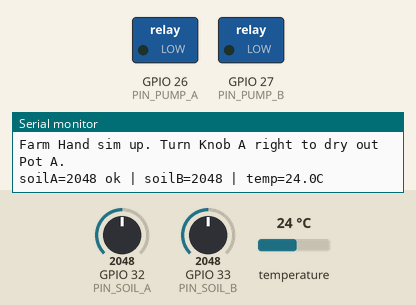
Simulated run of this sketch. Board: ESP32. Parts: switched loads named in the sketch (green lamp = pin HIGH), the last lines printed to the serial monitor. Inputs (shaded band) come from the test bench; at power-on: GPIO 32 (PIN_SOIL_A) = 2048, GPIO 33 (PIN_SOIL_B) = 2048, temperature 24 °C (analog values on the 0–4095 scale).

Above: at 1.2 s.
1.3 s: GPIO 32 (PIN_SOIL_A) set to 2762
3.7 s: GPIO 32 (PIN_SOIL_A) set to 2850
At 6.9 s:
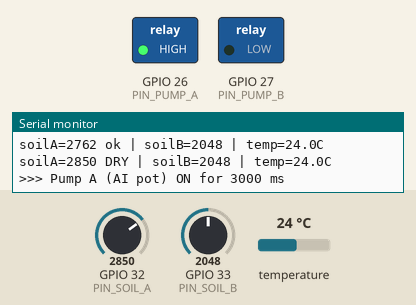
At 24.1 s:
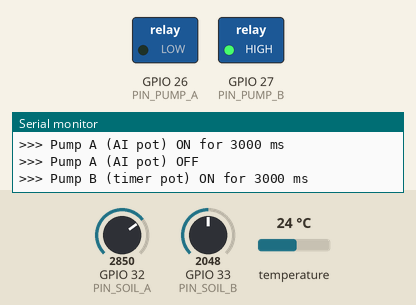
Timing chart, 0 to 52.8 s (numbered marks = the images above; inputs shaded):
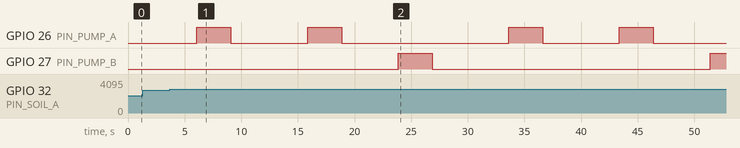

Measured:
- the behaviour switches between 2800 and 2801 on GPIO 32 (PIN_SOIL_A) (found by bisection; images 0 and 1)
- after the input at 3.7 s, GPIO 26 (PIN_PUMP_A): LOW → HIGH after 2.4 s, → LOW 3.0 s later, → HIGH 6.8 s later, → LOW 3.0 s later, … (8 changes in this stretch)

The sketch:

sketch.ino
```cpp
// Farm Hand wiring sim (Wokwi). NOT the hackathon code, just to see the wiring work.
//   Knob A / Knob B = fake soil sensors (turn right = drier, like the real probe: dry reads HIGH)
//   Blue LED = Pump A (AI pot, waters when dry)   Cyan LED = Pump B (dumb timer pot)
// Real hardware: set RELAY_ACTIVE_LOW true (your relays turn on with LOW). Wokwi's relay turns on with HIGH.

#include <OneWire.h>
#include <DallasTemperature.h>

const bool RELAY_ACTIVE_LOW = false;   // true on the real board

const int PIN_SOIL_A = 32, PIN_SOIL_B = 33;   // ADC1 pins only (ADC2 dies when WiFi is on)
const int PIN_TEMP = 4;
const int PIN_PUMP_A = 26, PIN_PUMP_B = 27;

const int  DRY_RAW = 2800;                 // above this = dry, water it (calibrate per probe on real parts)
const unsigned long PUMP_MS = 3000;        // one watering
const unsigned long PUMP_CAP_MS = 30000;   // hard safety cap: pump never runs longer than 30 s
const unsigned long TIMER_EVERY_MS = 20000;// Pot B waters on a fixed timer, no matter the soil

OneWire oneWire(PIN_TEMP);
DallasTemperature temp(&oneWire);

void pump(int pin, bool on) {
  digitalWrite(pin, (on != RELAY_ACTIVE_LOW) ? HIGH : LOW);
}

void water(int pin, const char *name, unsigned long ms) {
  ms = min(ms, PUMP_CAP_MS);
  Serial.printf(">>> %s ON for %lu ms\n", name, ms);
  pump(pin, true);
  delay(ms);
  pump(pin, false);
  Serial.printf(">>> %s OFF\n", name);
  delay(5000);   // never both pumps at once: brownout guard
}

int readSoil(int pin) {
  long sum = 0;
  for (int i = 0; i < 16; i++) sum += analogRead(pin);
  return sum / 16;
}

unsigned long lastTimer = 0;

void setup() {
  Serial.begin(115200);
  // set OFF level BEFORE making them outputs, so pumps don't blip on at boot
  digitalWrite(PIN_PUMP_A, RELAY_ACTIVE_LOW ? HIGH : LOW);
  digitalWrite(PIN_PUMP_B, RELAY_ACTIVE_LOW ? HIGH : LOW);
  pinMode(PIN_PUMP_A, OUTPUT);
  pinMode(PIN_PUMP_B, OUTPUT);
  analogReadResolution(12);
  temp.begin();
  Serial.println("Farm Hand sim up. Turn Knob A right to dry out Pot A.");
}

void loop() {
  int a = readSoil(PIN_SOIL_A), b = readSoil(PIN_SOIL_B);
  temp.requestTemperatures();
  float c = temp.getTempCByIndex(0);
  Serial.printf("soilA=%d %s | soilB=%d | temp=%.1fC\n", a, a > DRY_RAW ? "DRY" : "ok", b, c);

  if (a > DRY_RAW) water(PIN_PUMP_A, "Pump A (AI pot)", PUMP_MS);
  if (millis() - lastTimer > TIMER_EVERY_MS) { lastTimer = millis(); water(PIN_PUMP_B, "Pump B (timer pot)", PUMP_MS); }
  delay(1000);
}
```
